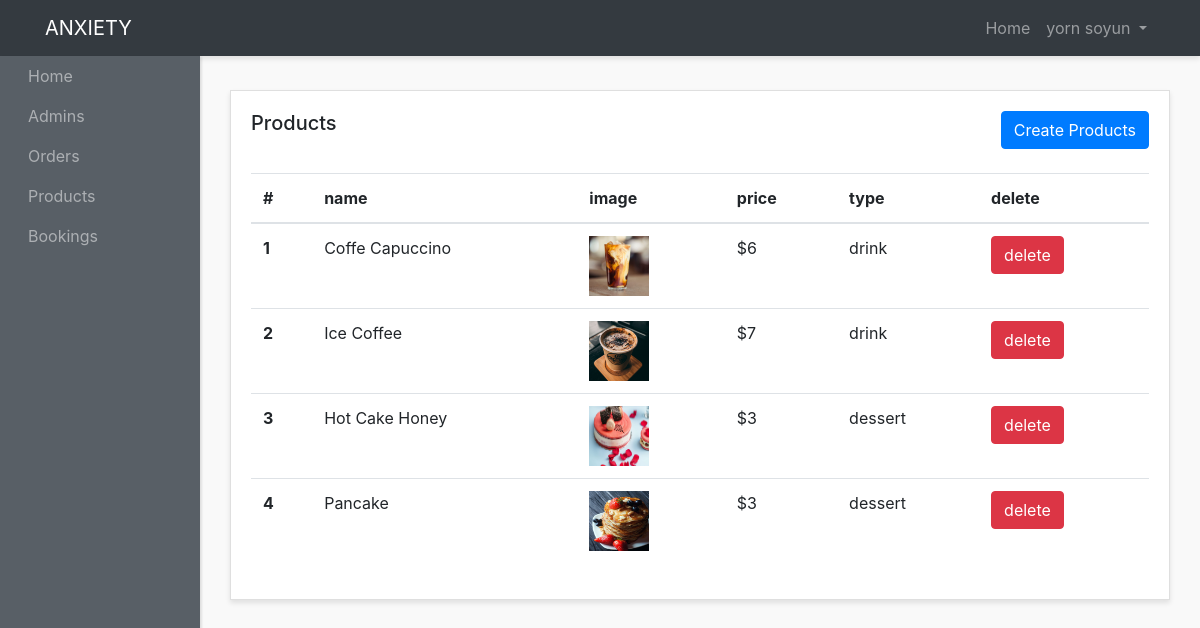
The page /admin-panel/products-admins/show-products.php (signed in) on the database as committed earlier.
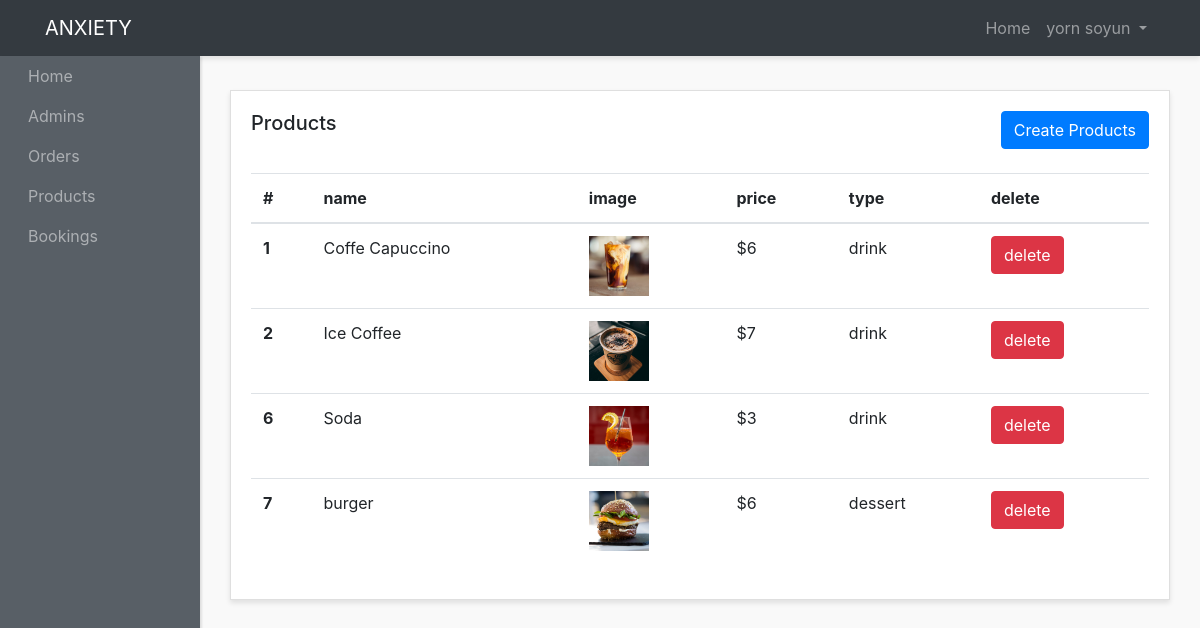
The same page on the database as committed later.
### tables this page shows
CREATE TABLE `products` (
  `id` int(10) NOT NULL,
  `name` varchar(200) NOT NULL,
  `image` varchar(200) NOT NULL,
  `description` text NOT NULL,
  `price` varchar(10) NOT NULL,
  `type` varchar(200) NOT NULL,
  `created_at` timestamp NOT NULL DEFAULT current_timestamp()
);

### admin-panel/products-admins/show-products.php (the view, shortened to what this page needs)
<?php require "../layouts/header.php"; ?>
<?php require "../../config/config.php"; ?>
<?php
  $products = $conn->query("SELECT * FROM products");
  $products->execute();
  $allProducts = $products->fetchAll(PDO::FETCH_OBJ);
?>
      <div class="row">
        <div class="col">
          <div class="card">
            <div class="card-body">
              <h5 class="card-title mb-4 d-inline">Products</h5>
              <a  href="create-products.php" class="btn btn-primary mb-4 text-center float-right">Create Products</a>
              <table class="table">
                <thead>
                  <tr>
                    <th scope="col">#</th>
                    <th scope="col">name</th>
                    <th scope="col">image</th>
                    <th scope="col">price</th>
                    <th scope="col">type</th>
                    <th scope="col">delete</th>
                  </tr>
                </thead>
                <tbody>
                  <?php foreach($allProducts as $product) : ?>
                    <tr>
                      <th scope="row"><?php echo $product->id; ?></th>
                      <td><?php echo $product->name; ?></td>
                      <td><img src="images/<?php echo $product->image; ?>" style="width: 60px; height: 60px"></td>
                      <td>$<?php echo $product->price; ?></td>
                      <td><?php echo $product->type; ?></td>
                      <td><a href="delete-products.php?id=<?php echo $product->id; ?>" class="btn btn-danger  text-center ">delete</a></td>
                    </tr>
                  <?php endforeach; ?>
                </tbody>
              </table>
            </div>
          </div>
        </div>
      </div>
<?php require "../layouts/footer.php"; ?>

### admin-panel/layouts/header.php (shortened to what this page needs)
?><!DOCTYPE html>
<html lang="en">
<head>
    <link href="http://maxcdn.bootstrapcdn.com/bootstrap/4.0.0/css/bootstrap.min.css" rel="stylesheet">
     <link href="<?php echo ADMINURL; ?>/styles/style.css" rel="stylesheet">
</head>
<body>
<div id="wrapper">
    <nav class="navbar header-top fixed-top navbar-expand-lg  navbar-dark bg-dark">
      <div class="container">
      <a class="navbar-brand" href="#">ANXIETY</a>
      <div class="collapse navbar-collapse" id="navbarText">
        <?php if(isset($_SESSION['admin_name'])) : ?>
        <ul class="navbar-nav side-nav" >
          <li class="nav-item">
            <a class="nav-link" style="margin-left: 20px;" href="<?php echo ADMINURL; ?>">Home
            </a>
          </li>
          <li class="nav-item">
            <a class="nav-link" href="<?php echo ADMINURL; ?>/admins/admins.php" style="margin-left: 20px;">Admins</a>
          </li>
          <li class="nav-item">
            <a class="nav-link" href="<?php echo ADMINURL; ?>/orders-admins/show-orders.php" style="margin-left: 20px;">Orders</a>
          </li>
          <li class="nav-item">
            <a class="nav-link" href="<?php echo ADMINURL; ?>/products-admins/show-products.php" style="margin-left: 20px;">Products</a>
          </li>
          <li class="nav-item">
            <a class="nav-link" href="<?php echo ADMINURL; ?>/bookings-admins/show-bookings.php" style="margin-left: 20px;">Bookings</a>
          </li>
        </ul>
        <?php endif; ?>
        <ul class="navbar-nav ml-md-auto d-md-flex">
          <?php if(isset($_SESSION['admin_name'])) : ?>
              <li class="nav-item">
                <a class="nav-link" href="<?php echo ADMINURL; ?>">Home
                </a>
              </li>
              <li class="nav-item dropdown">
                <a class="nav-link  dropdown-toggle" href="#" id="navbarDropdown" role="button" data-toggle="dropdown" aria-haspopup="true" aria-expanded="false">
                  <?php echo $_SESSION['admin_name']; ?>
                </a>
              </li>
            <?php endif; ?>
        </ul>
      </div>
    </div>
    </nav>
    <div class="container-fluid">

### admin-panel/layouts/footer.php (shortened to what this page needs)
</div>
  </div>
</body>
</html>

### admin-panel/styles/style.css (style rules this page uses)
body { background:#f9f9f9; }
#wrapper { padding:90px 15px; }
.navbar-expand-lg .navbar-nav.side-nav { flex-direction: column; }
.card { margin-bottom: 15px; border-radius:0; box-shadow: 0 3px 5px rgba(0,0,0,.1); }
.header-top { box-shadow: 0 3px 5px rgba(0,0,0,.1) }
@media (min-width:992px) { #wrapper { margin-left: 200px;padding: 90px 15px 15px; } }
@media (min-width:992px) { .navbar-nav.side-nav { background: #585f66;box-shadow: 2px 1px 2px rgba(0,0,0,.1);position:fixed;top:56px;flex-direction: column!important;left:0;width:200px;overflow-y:auto;bottom:0;overflow-x:hidden;padding-bottom:40px } }

Rows that differ between the two databases and show on the page:
removed products: id "3", name "Hot Cake Honey", image (picture), price "3", type "dessert"
removed products: id "4", name "Pancake", image (picture), price "3", type "dessert"
added products: id "6", name "Soda", image (picture), price "3", type "drink"
added products: id "7", name "burger", image (picture), price "6", type "dessert"
